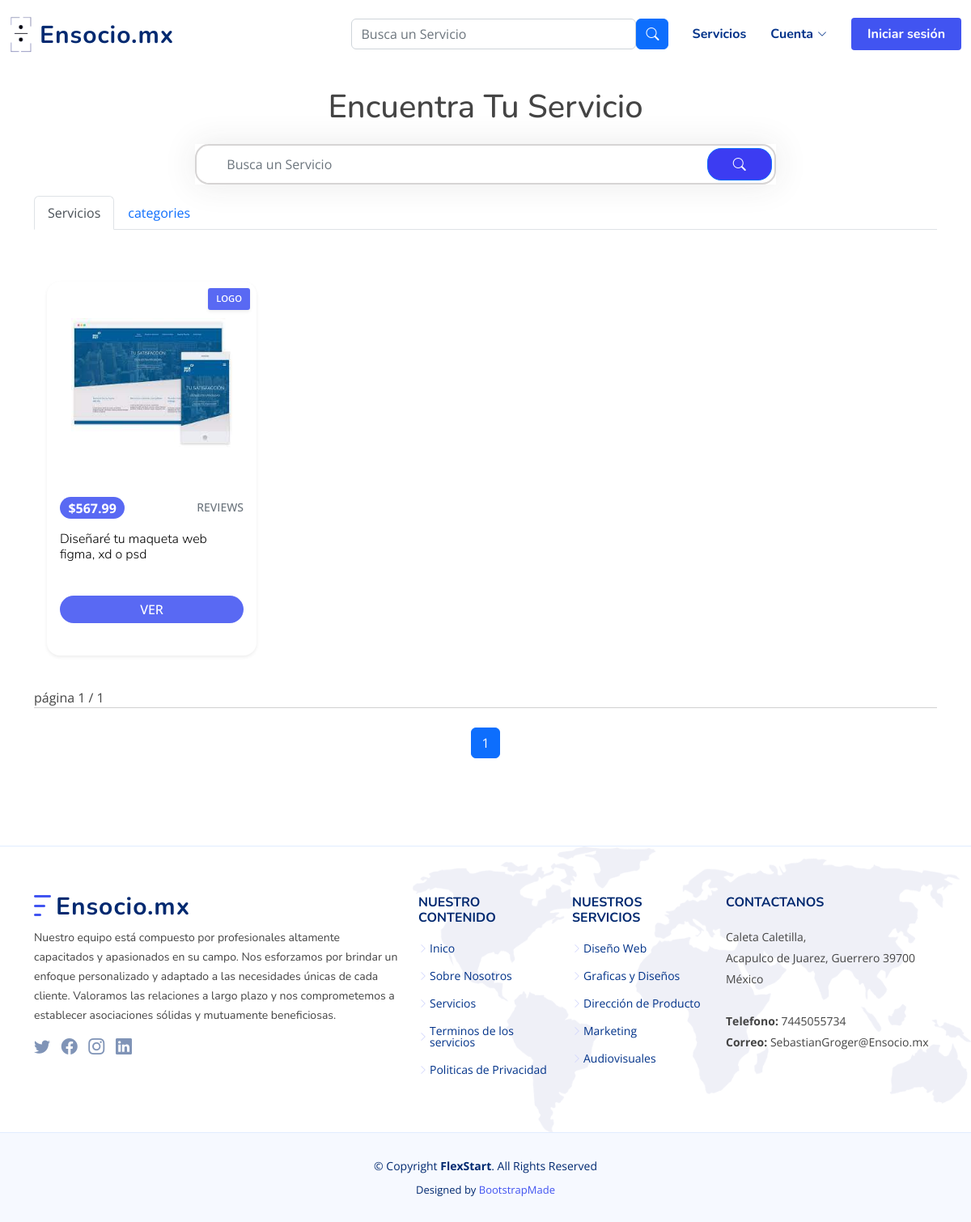
Screenshot of /all_posts/ with the database file from the repository.
### store/models.py (models this page shows, shortened)
class Post(models.Model):
    category = models.ForeignKey(Category, related_name='product', on_delete=models.CASCADE, null=True)
    title = models.CharField(max_length=255)
    content = models.TextField(max_length=1599)
    detailed_description = RichTextField(null=True)
    STATUS_CHOICES = (
        ('1 día', '1 día'),
        ('2 días', '2 días'),
        ('3 días', '3 días'),
        ('4 días', '4 días'),
        ('5 días', '5 días'),
        ('6 días', '6 días'),
        ('1 semana', '1 semana'),
        ('2 semanas', '2 semanas'),
        ('3 semanas', '3 semanas'),
        ('1 mes', '1 mes'),
        ('2 meses', '2 meses'),
    )
    delivery_time = models.CharField(max_length=20, choices=STATUS_CHOICES, default='1 día')
    author = models.ForeignKey(User, on_delete=models.CASCADE)
    image = models.ImageField(upload_to='images/', default='images/default_p_img.jpg', null=True)
    image2 = models.ImageField(upload_to='images/', default='images/default_p_img.jpg', null=True)
    image3 = models.ImageField(upload_to='images/', default='images/default_p_img.jpg', null=True)
    price = models.IntegerField(default=0, null=True)
    is_active = models.BooleanField(default=True, null=True)
    created_at = models.DateTimeField(auto_now_add=True)
    updated = models.DateTimeField(auto_now=True, null=True)
    favorite = models.ManyToManyField(User, related_name='favorites', blank=True)
    likes = models.ManyToManyField(User, related_name='likes')
    dislikes = models.ManyToManyField(User, related_name='dislikes')
    class Meta:
        verbose_name_plural = 'Posts'
        ordering = ('-created_at',)
    def get_display_price(self):
        return "{0:.2f}".format(self.price / 100)

class Category(models.Model):
    name = models.CharField(max_length=200, db_index=True)
    category_image = models.ImageField(upload_to='cIcons/', null=True)
    updated = models.DateTimeField(auto_now=True)
    created = models.DateTimeField(auto_now_add=True)
    class Meta:
        verbose_name_plural = 'categories'
    def __str__(self):
        return self.name

### store/views.py (the view)
# urls.py: path('all_posts/', views.all_posts, name='all_posts'),
def all_posts(request):
    posts_list = Post.objects.all()
    paginator = Paginator(posts_list, 50)
    page_number = request.GET.get("page")
    posts = paginator.get_page(page_number)
    categories_list = Category.objects.all()
    paginator_category = Paginator(categories_list, 70)
    page_number = request.GET.get("page")
    categories = paginator_category.get_page(page_number)
    context = {
        'posts': posts,
        'categories': categories,
    }
    return render(request, 'service/all_posts.html', context)

### templates/service/all_posts.html (shortened to what this page needs)
{% extends '../base.html' %}
{% load static %}
{% block content %}
<br><br>
<section class="container-fluid d-flex align-items-center justify-content-between">
    <div class="container">
        <center>
            <h1>Encuentra Tu Servicio</h1>
        </center>
        <div style="padding: 14px;" class="container">
            <div class="row height d-flex justify-content-center align-items-center">
                <div class="col-md-8">
                    <div class="search">
                        <form action="{% url 'search' %}" method="GET">
                            <input name="search" type="text" class="form-control" placeholder="Busca un Servicio">
                            <button value="submit" class="btn btn-primary"><i class="bi bi-search"></i></button>
                        </form>
                    </div>
                </div>
            </div>
        </div>
        <nav class="nav nav-tabs" id="nav-tab" role="tablist">
            <a class="nav-link active" id="nav-home-tab" data-bs-toggle="tab" href="#nav-home" role="tab" aria-controls="nav-home" aria-selected="true">Servicios</a>
            <a class="nav-link" id="nav-profile-tab" data-bs-toggle="tab" href="#nav-profile" role="tab" aria-controls="nav-profile" aria-selected="false">categories</a>
        </nav>
        <div class="tab-content" id="nav-tabContent">
            <div class="tab-pane fade show active" id="nav-home" role="tabpanel" aria-labelledby="nav-home-tab">
                <br>
                <div class="container-fluid bg-trasparent my-4 p-3" style="position: relative">
                    <div class="row row-cols-1 row-cols-xs-2 row-cols-sm-2 row-cols-lg-4 g-3">
                        {% for post in posts %}
                        <div class="col hp">
                            <div class="card h-100 shadow-sm">
                                <a href="{% url 'post_detail' post.pk %}">
                                    <img src="{{ post.image.url }}" class="card-img-top" alt="product.title" />
                                </a>
                                <div style="background-color: #5969f3;" class="label-top shadow-sm">
                                    <a class="text-white" href="{% url 'category_list' post.category.pk %}">{{ post.category }}</a>
                                </div>
                                <div class="card-body">
                                    <div class="clearfix mb-3">
                                        <span class="float-start badge rounded-pill bg-success">${{ post.get_display_price }}</span>
                                        <span class="float-end"><a href="#" class="small text-muted text-uppercase aff-link">reviews</a></span>
                                    </div>
                                    <h5 class="card-title">
                                        <a href="{% url 'post_detail' post.pk %}">{{ post.title|slice:"67" }}</a>
                                    </h5>
                                    <div class="d-grid gap-2 my-4">
                                        <a style="color: white;"  href="{% url 'post_detail' post.pk %}" class="btn btn-warning bold-btn">Ver</a>
                                    </div>
                                </div>
                            </div>
                        </div>
                        {% endfor %}
                    </div>
                </div>
                página {{ posts.number }} / {{ posts.paginator.num_pages }}
                <nav aria-label="Pagination">
                    <hr class="my-0" />
                    <ul class="pagination justify-content-center my-4">
                        {% for num_page in posts.paginator.page_range %}
                            {% if posts.number == num_page %}
                                <li class="page-item active"><a class="page-link" href="?page={{ num_page }}">{{ num_page }}</a></li>
                            {% else %}
                                <li class="page-item"><a class="page-link" href="?page={{ num_page }}">{{ num_page }}</a></li>
                            {% endif %}
                        {% endfor %}
                    </ul>
                    <br>
                </nav>
            </div>
        </div>
    </div>
</section>
{% endblock %}

### static/assets/css/style.css (style rules this page uses)
:root { scroll-behavior: smooth; }
body { font-family: "Open Sans", sans-serif; color: #444444; }
a { color: #4154f1; text-decoration: none; }
h1, h2, h3, h4, h5, h6 { font-family: "Nunito", sans-serif; }
section { padding: 60px 0; overflow: hidden; }

### templates/service/all_posts.html (style rules this page uses)
.search { position: relative; box-shadow: 0 0 40px rgba(51, 51, 51, .1); }
.search input { height: 50px; text-indent: 25px; border: 2px solid #d6d4d4; border-radius: 17px; }
.search button { position: absolute; top: 5px; right: 5px; height: 40px; width: 80px; background: rgb(60, 60, 242); border-radius: 17px; }
:root { --font1: 'Heebo', sans-serif; --font2: 'Fira Sans Extra Condensed', sans-serif; --font3: 'Roboto', sans-serif; --btnbg: #5969f3; --btnfontcolor: rgb(255, 255, 255); --btnfontcolorhover: rgb(255, 255, 255); --btnbghover: #4d5ace; --btnactivefs: #4d5ace; --label-index: #960796; --danger-index: #5bc257; --link-color: #000; --link-color-hover: #fff; --bg-content-color: #5969f3; }
.container-fluid { max-width: 1400px; }
.card { background: #fff; box-shadow: 0 6px 10px rgba(0, 0, 0, .08), 0 0 6px rgba(0, 0, 0, .05); transition: .3s transform cubic-bezier(.155, 1.105, .295, 1.12), .3s box-shadow, .3s -webkit-transform cubic-bezier(.155, 1.105, .295, 1.12); border: 0; border-radius: 1rem; }
.card-img, .card-img-top { border-top-left-radius: calc(1rem - 1px); border-top-right-radius: calc(1rem - 1px); }
.card h5 { overflow: hidden; height: 55px; font-weight: 300; font-size: 1rem; }
.card h5 a { color: black; text-decoration: none; }
.card-img-top { width: 100%; min-height: 250px; max-height: 250px; object-fit: contain; padding: 30px; }
.label-top { position: absolute; background-color: var(--label-index); color: #fff; top: 8px; right: 8px; padding: 5px 10px 5px 10px; font-size: .7rem; font-weight: 600; border-radius: 3px; text-transform: uppercase; }
.aff-link { font-weight: 500; }
.bold-btn { font-size: 1rem; font-weight: 500; text-transform: uppercase; padding: 5px 50px 5px 50px; }
.btn-warning { background: var(--btnbg); color: var(--btnfontcolor); fill: #ffffff; border: none; text-decoration: none; outline: 0; border-radius: 100px; }
.bg-success { font-size: 1rem; background-color: var(--btnbg) !important; color: var(--btnfontcolor) !important; }

### rows the page displays
Post: image (picture), category "LOGO", get_display_price "567.99", title "Diseñaré tu maqueta web figma, xd o psd"

### other values shown
{{ posts.number }} "1"
{{ posts.paginator.num_pages }} "1"
{{ num_page }} "1"
